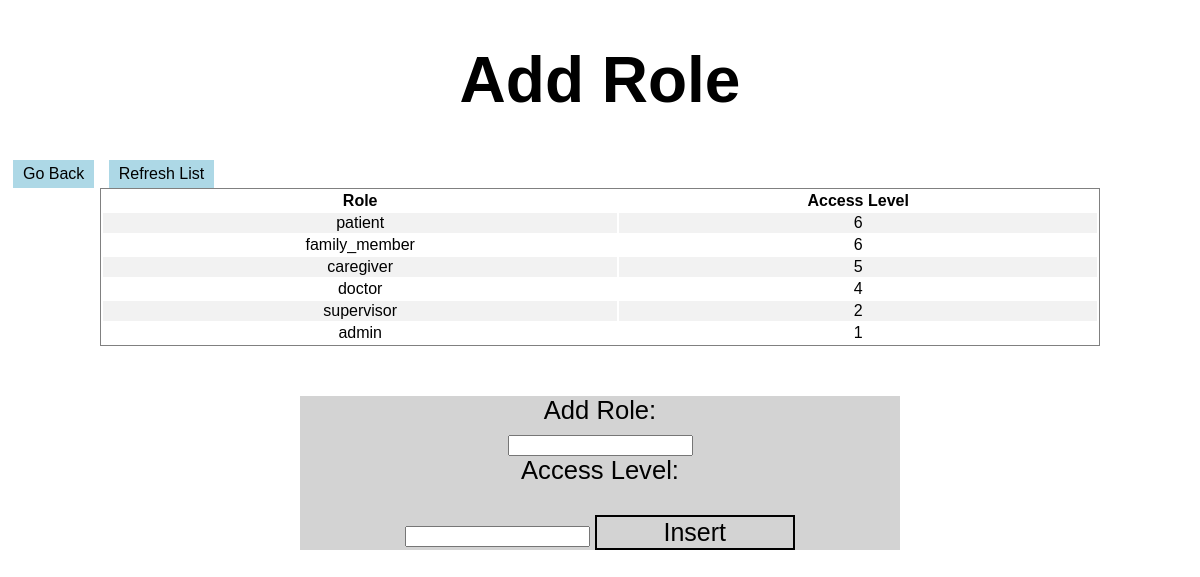
The page /add_role.php (signed in) on the database its author committed.
### tables this page shows
CREATE TABLE roles (
    job varchar(15),
    access_level integer
);

### add_role.php (the view, shortened to what this page needs)
<?php
  include_once 'db.php';
?>
<!DOCTYPE html>
<html lang="en" dir="ltr">
  <head>
    <link rel="stylesheet" type="text/css" href="styles.css">
  </head>
  <body>
<?php
  if (!isset($_SESSION['job'])) {
    header('Location: decline_access.php');
    exit();
  } elseif ($_SESSION['job'] != 'admin') {
    header('Location: decline_access.php');
    exit();
  } else {
    $get_roles = "SELECT * FROM `roles`;";
    $list_of_roles = mysqli_query($conn, $get_roles);
    echo "
      <h1>Add Role</h1>
      <a href='./index.php'>Go Back</a>
      <a href='add_role.php'>Refresh List</a>
      <table>
          <tr>
              <th>Role</th>
              <th>Access Level</th>
          </tr>
    ";
    while($row = mysqli_fetch_assoc($list_of_roles)) {
      echo "<tr><td>".$row['job']."</td> <td>".$row['access_level']."</td></tr>";
    }
    echo "</table>
    <form method='post'>
        <label for='new role'>Add Role:</label>
        <input type='text' name='add_role' required>
        <label for='access_level'>Access Level:</label>
        <input type='number' name='access_level' required>
        <input type='submit' name='new_role' value='Insert'>
    </form>
    ";
  }
 ?>
  </body>
</html>

### styles.css (style rules this page uses)
html { font-family: sans-serif; }
table { width: 1000px; margin-left: auto; margin-right: auto; }
table, tr { border: 1px solid grey; }
tr:nth-child(even) { background-color: #f2f2f2; }
td { text-align: center; }
a { text-decoration: none; background-color: lightblue; color: black; padding: 5px 10px; margin-left: 5px; margin-right: 5px; text-align: center; display: inline-block; }
h1 { text-align: center; font-size: 4rem; }
form { text-align: center; width: 600px; margin: 0 auto; margin-top: 50px; background-color: lightgray; }
form input[type='submit'] { margin-top: 20px; font-size: 25px; background-color: lightgray; width: 200px; border: 2px solid black; }
form label { font-size: 1.6rem; display: block; background-color: lightgray; margin: 0 auto 10px; width: 400px; }

### rows shown on the page
roles: job "patient", access_level "6"
roles: job "family_member", access_level "6"
roles: job "caregiver", access_level "5"
roles: job "doctor", access_level "4"
roles: job "supervisor", access_level "2"
roles: job "admin", access_level "1"
